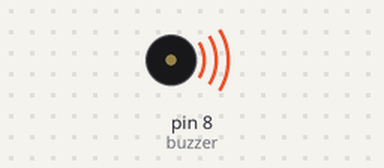
The sketch below on a simulated Arduino Uno, built with avr-gcc and run on an emulated ATmega328P. Parts: buzzer (waves = sounding, pin HIGH).

Above: at 0.2 s.
Timing chart, 0 to 3.0 s (numbered marks = the images above):
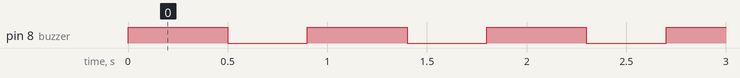

Measured:
- by itself, pin 8 (buzzer): alternates HIGH for 0.50 s and LOW for 0.40 s

The sketch:

ders6.ino
```cpp
const int buzzer=8;// buzzer ın + bacağının bağlı olduğu arduino pini

void setup()
{
  pinMode(buzzer,OUTPUT); //buzzer ın bağlı olduğu pini çıkış olarak ayarladık
}

void loop()
{
  digitalWrite(buzzer,HIGH); //buzzer a güç göndererek ses çıkarmasını sağladık
  delay(500); // 1 saniye boyunca çalmasını söyledik
  digitalWrite(buzzer,LOW);  //buzzerın gücünü keserek susmasını sağladık
  delay(400);    // 1 saniye boyunca susmasını söyledik
}
```
